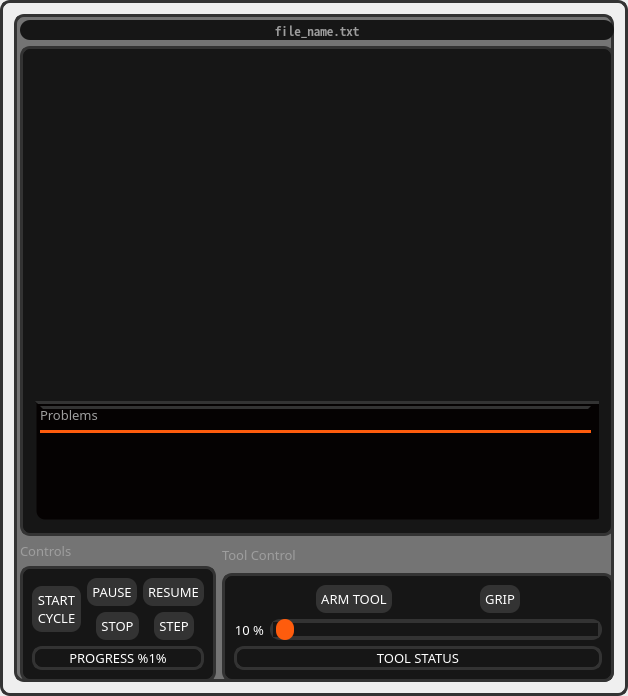
                  <widget class="QFrame" name="frm_gcode_control">
                   <property name="sizePolicy">
                    <sizepolicy hsizetype="Preferred" vsizetype="Preferred">
                     <horstretch>0</horstretch>
                     <verstretch>0</verstretch>
                    </sizepolicy>
                   </property>
                   <property name="styleSheet">
                    <string notr="true">border-radius: 10px;
border: 3px solid #333333;</string>
                   </property>
                   <property name="frameShape">
                    <enum>QFrame::NoFrame</enum>
                   </property>
                   <layout class="QGridLayout" name="gridLayout_14">
                    <item row="0" column="0" rowspan="2" colspan="2">
                     <widget class="QFrame" name="gcode_control_overlay">
                      <property name="acceptDrops">
                       <bool>false</bool>
                      </property>
                      <property name="styleSheet">
                       <string notr="true">background-color: rgba(30, 30, 30, 150);
</string>
                      </property>
                      <property name="frameShape">
                       <enum>QFrame::StyledPanel</enum>
                      </property>
                      <property name="frameShadow">
                       <enum>QFrame::Raised</enum>
                      </property>
                     </widget>
                    </item>
                    <item row="1" column="1">
                     <layout class="QVBoxLayout" name="verticalLayout_40">
                      <item>
                       <layout class="QVBoxLayout" name="verticalLayout_39">
                        <item>
                         <widget class="QLabel" name="lbl_filename">
                          <property name="font">
                           <font>
                            <family>Noto Sans Mono CJK SC</family>
                            <pointsize>10</pointsize>
                            <weight>50</weight>
                            <bold>false</bold>
                           </font>
                          </property>
                          <property name="styleSheet">
                           <string notr="true">border: none;
background-color: #161616;
color: #9E9E9E;
</string>
                          </property>
                          <property name="text">
                           <string>file_name.txt</string>
                          </property>
                          <property name="alignment">
                           <set>Qt::AlignCenter</set>
                          </property>
                         </widget>
                        </item>
                        <item>
                         <widget class="QFrame" name="frame_10">
                          <property name="styleSheet">
                           <string notr="true">background-color: #161616;
border: 3px solid #333333;</string>
                          </property>
                          <property name="frameShape">
                           <enum>QFrame::NoFrame</enum>
                          </property>
                          <layout class="QGridLayout" name="gridLayout_13">
                           <item row="0" column="0">
                            <widget class="QSplitter" name="splitter">
                             <property name="styleSheet">
                              <string notr="true">border-color: none;</string>
                             </property>
                             <property name="orientation">
                              <enum>Qt::Vertical</enum>
                             </property>
                             <widget class="QWidget" name="layoutWidget">
                              <layout class="QVBoxLayout" name="verticalLayout_31">
                               <item>
                                <widget class="QFrame" name="frame_5">
                                 <property name="minimumSize">
                                  <size>
                                   <width>560</width>
                                   <height>340</height>
                                  </size>
                                 </property>
                                 <property name="maximumSize">
                                  <size>
                                   <width>560</width>
                                   <height>440</height>
                                  </size>
                                 </property>
                                 <property name="styleSheet">
                                  <string notr="true">border-left-color: none;
border-right-color: none;
border-top-color: #161616;
border-bottom-color: #161616;
border-radius: 0px;</string>
                                 </property>
                                 <property name="frameShape">
                                  <enum>QFrame::StyledPanel</enum>
                                 </property>
                                 <property name="frameShadow">
                                  <enum>QFrame::Raised</enum>
                                 </property>
                                 <widget class="GCodeEditorWidget" name="list_gcode_edit" native="true">
                                  <property name="geometry">
                                   <rect>
                                    <x>10</x>
                                    <y>-21</y>
                                    <width>545</width>
                                    <height>361</height>
                                   </rect>
                                  </property>
                                  <property name="sizePolicy">
                                   <sizepolicy hsizetype="Preferred" vsizetype="Expanding">
                                    <horstretch>0</horstretch>
                                    <verstretch>0</verstretch>
                                   </sizepolicy>
                                  </property>
                                  <property name="styleSheet">
                                   <string notr="true">background-color: #161616;
border: none;
border-radius: 0px;
padding: 0px;
color: #fff;
</string>
                                  </property>
                                 </widget>
                                </widget>
                               </item>
                               <item>
                                <widget class="QFrame" name="frm_problems">
                                 <property name="minimumSize">
                                  <size>
                                   <width>570</width>
                                   <height>120</height>
                                  </size>
                                 </property>
                                 <property name="styleSheet">
                                  <string notr="true">border: 3px solid #333333;
border-radius: 0px;
background: rgb(5, 2, 2);
border-bottom-left-radius: 10px;
border-bottom-right-radius: 10px;
border-bottom-color: none;
border-right-color: none;
border-left-color: none;</string>
                                 </property>
                                 <property name="frameShape">
                                  <enum>QFrame::StyledPanel</enum>
                                 </property>
                                 <property name="frameShadow">
                                  <enum>QFrame::Raised</enum>
                                 </property>
                                 <widget class="QWidget" name="layoutWidget">
                                  <property name="geometry">
                                   <rect>
                                    <x>5</x>
                                    <y>5</y>
                                    <width>551</width>
                                    <height>111</height>
                                   </rect>
                                  </property>
                                  <layout class="QVBoxLayout" name="verticalLayout_28">
                                   <item>
                                    <widget class="QLabel" name="lbl_problems">
                                     <property name="font">
                                      <font>
                                       <family>JetBrains Mono</family>
                                       <pointsize>10</pointsize>
                                       <weight>50</weight>
                                       <bold>false</bold>
                                      </font>
                                     </property>
                                     <property name="styleSheet">
                                      <string notr="true">border: none;
color: #9E9E9E;
background: none;</string>
                                     </property>
                                     <property name="text">
                                      <string>Problems</string>
                                     </property>
                                    </widget>
                                   </item>
                                   <item>
                                    <widget class="Line" name="line_4">
                                     <property name="styleSheet">
                                      <string notr="true">border: 3px solid #FE5C0D;</string>
                                     </property>
                                     <property name="orientation">
                                      <enum>Qt::Horizontal</enum>
                                     </property>
                                    </widget>
                                   </item>
                                   <item>
                                    <widget class="QListWidget" name="listWidget">
                                     <property name="styleSheet">
                                      <string notr="true">border-top-color: none;</string>
                                     </property>
                                    </widget>
                                   </item>
                                  </layout>
                                 </widget>
                                </widget>
                               </item>
                              </layout>
                             </widget>
                            </widget>
                           </item>
                          </layout>
                         </widget>
                        </item>
                       </layout>
                      </item>
                      <item>
                       <layout class="QHBoxLayout" name="horizontalLayout_38">
                        <item>
                         <layout class="QVBoxLayout" name="verticalLayout_25">
                          <item>
                           <widget class="QLabel" name="lbl_controls">
                            <property name="font">
                             <font>
                              <family>JetBrains Mono</family>
                              <pointsize>10</pointsize>
                              <weight>50</weight>
                              <bold>false</bold>
                             </font>
                            </property>
                            <property name="styleSheet">
                             <string notr="true">border: none;
color: #9E9E9E</string>
                            </property>
                            <property name="text">
                             <string>Controls</string>
                            </property>
                           </widget>
                          </item>
                          <item>
                           <widget class="QFrame" name="frame_6">
                            <property name="sizePolicy">
                             <sizepolicy hsizetype="Preferred" vsizetype="Preferred">
                              <horstretch>0</horstretch>
                              <verstretch>0</verstretch>
                             </sizepolicy>
                            </property>
                            <property name="styleSheet">
                             <string notr="true">border-radius: 10px;
border: 3px solid #333333;
border: 3px solid #333333;
background-color: #161616;</string>
                            </property>
                            <property name="frameShape">
                             <enum>QFrame::NoFrame</enum>
                            </property>
                            <layout class="QGridLayout" name="gridLayout_10">
                             <item row="0" column="0">
                              <layout class="QVBoxLayout" name="verticalLayout_24">
                               <item>
                                <layout class="QHBoxLayout" name="horizontalLayout_35">
                                 <item>
                                  <widget class="QPushButton" name="btn_cycle_start">
                                   <property name="sizePolicy">
                                    <sizepolicy hsizetype="Fixed" vsizetype="Fixed">
                                     <horstretch>0</horstretch>
                                     <verstretch>0</verstretch>
                                    </sizepolicy>
                                   </property>
                                   <property name="font">
                                    <font>
                                     <family>JetBrains Mono</family>
                                     <pointsize>10</pointsize>
                                     <weight>50</weight>
                                     <bold>false</bold>
                                    </font>
                                   </property>
                                   <property name="toolTip">
                                    <string>&lt;html&gt;&lt;head/&gt;&lt;body&gt;&lt;p&gt;&lt;span style=&quot; color:#ffffff;&quot;&gt;Begin executing current file [R]&lt;/span&gt;&lt;/p&gt;&lt;/body&gt;&lt;/html&gt;</string>
                                   </property>
                                   <property name="styleSheet">
                                    <string notr="true">QPushButton {
	background-color: #333333;
	color: #FFFFFF;
	padding: 5px;
	border-radius: 10px;
	border: none;
}</string>
                                   </property>
                                   <property name="text">
                                    <string>START
CYCLE</string>
                                   </property>
                                  </widget>
                                 </item>
                                 <item>
                                  <layout class="QVBoxLayout" name="verticalLayout_23">
                                   <item>
                                    <layout class="QHBoxLayout" name="horizontalLayout_33">
                                     <item>
                                      <widget class="QPushButton" name="btn_cycle_pause">
                                       <property name="sizePolicy">
                                        <sizepolicy hsizetype="Fixed" vsizetype="Fixed">
                                         <horstretch>0</horstretch>
                                         <verstretch>0</verstretch>
                                        </sizepolicy>
                                       </property>
                                       <property name="font">
                                        <font>
                                         <family>JetBrains Mono</family>
                                         <pointsize>10</pointsize>
                                         <weight>50</weight>
                                         <bold>false</bold>
                                        </font>
                                       </property>
                                       <property name="toolTip">
                                        <string>&lt;html&gt;&lt;head/&gt;&lt;body&gt;&lt;p&gt;&lt;span style=&quot; color:#ffffff;&quot;&gt;Pause execution [P]&lt;/span&gt;&lt;/p&gt;&lt;/body&gt;&lt;/html&gt;</string>
                                       </property>
                                       <property name="styleSheet">
                                        <string notr="true">QPushButton {
	background-color: #333333;
	color: #FFFFFF;
	padding: 5px;
	border-radius: 10px;
	border: none;
}</string>
                                       </property>
                                       <property name="text">
                                        <string>PAUSE</string>
                                       </property>
                                      </widget>
                                     </item>
                                     <item>
                                      <widget class="QPushButton" name="btn_cycle_continue">
                                       <property name="sizePolicy">
                                        <sizepolicy hsizetype="Fixed" vsizetype="Fixed">
                                         <horstretch>0</horstretch>
                                         <verstretch>0</verstretch>
                                        </sizepolicy>
                                       </property>
                                       <property name="font">
                                        <font>
                                         <family>JetBrains Mono</family>
                                         <pointsize>10</pointsize>
                                         <weight>50</weight>
                                         <bold>false</bold>
                                        </font>
                                       </property>
                                       <property name="toolTip">
                                        <string>&lt;html&gt;&lt;head/&gt;&lt;body&gt;&lt;p&gt;&lt;span style=&quot; color:#ffffff;&quot;&gt;Resume execution [S]&lt;/span&gt;&lt;/p&gt;&lt;/body&gt;&lt;/html&gt;</string>
                                       </property>
                                       <property name="styleSheet">
                                        <string notr="true">QPushButton {
	background-color: #333333;
	color: #FFFFFF;
	padding: 5px;
	border-radius: 10px;
	border: none;
}</string>
                                       </property>
                                       <property name="text">
                                        <string>RESUME</string>
                                       </property>
                                      </widget>
                                     </item>
                                    </layout>
                                   </item>
                                   <item>
                                    <layout class="QHBoxLayout" name="horizontalLayout_34">
                                     <item>
                                      <widget class="QPushButton" name="btn_cycle_stop">
                                       <property name="sizePolicy">
                                        <sizepolicy hsizetype="Fixed" vsizetype="Fixed">
                                         <horstretch>0</horstretch>
                                         <verstretch>0</verstretch>
                                        </sizepolicy>
                                       </property>
                                       <property name="font">
                                        <font>
                                         <family>JetBrains Mono</family>
                                         <pointsize>10</pointsize>
                                         <weight>50</weight>
                                         <bold>false</bold>
                                        </font>
                                       </property>
                                       <property name="toolTip">
                                        <string>&lt;html&gt;&lt;head/&gt;&lt;body&gt;&lt;p&gt;&lt;span style=&quot; color:#ffffff;&quot;&gt;Stop program execution [ESC]&lt;/span&gt;&lt;/p&gt;&lt;/body&gt;&lt;/html&gt;</string>
                                       </property>
                                       <property name="styleSheet">
                                        <string notr="true">QPushButton {
	background-color: #333333;
	color: #FFFFFF;
	padding: 5px;
	border-radius: 10px;
	border: none;
}</string>
                                       </property>
                                       <property name="text">
                                        <string>STOP</string>
                                       </property>
                                      </widget>
                                     </item>
                                     <item>
                                      <widget class="QPushButton" name="btn_cycle_step">
                                       <property name="sizePolicy">
                                        <sizepolicy hsizetype="Fixed" vsizetype="Fixed">
                                         <horstretch>0</horstretch>
                                         <verstretch>0</verstretch>
                                        </sizepolicy>
                                       </property>
                                       <property name="font">
                                        <font>
                                         <family>JetBrains Mono</family>
                                         <pointsize>10</pointsize>
                                         <weight>50</weight>
                                         <bold>false</bold>
                                        </font>
                                       </property>
                                       <property name="toolTip">
                                        <string>&lt;html&gt;&lt;head/&gt;&lt;body&gt;&lt;p&gt;&lt;span style=&quot; color:#ffffff;&quot;&gt;Execute next line [T]&lt;/span&gt;&lt;/p&gt;&lt;/body&gt;&lt;/html&gt;</string>
                                       </property>
                                       <property name="styleSheet">
                                        <string notr="true">QPushButton {
	background-color: #333333;
	color: #FFFFFF;
	padding: 5px;
	border-radius: 10px;
	border: none;
}</string>
                                       </property>
                                       <property name="text">
                                        <string>STEP</string>
                                       </property>
                                      </widget>
                                     </item>
                                    </layout>
                                   </item>
                                  </layout>
                                 </item>
                                </layout>
                               </item>
                               <item>
                                <widget class="QLabel" name="lbl_progress_percent">
                                 <property name="font">
                                  <font>
                                   <family>JetBrains Mono</family>
                                   <pointsize>10</pointsize>
                                   <weight>50</weight>
                                   <bold>false</bold>
                                  </font>
                                 </property>
                                 <property name="styleSheet">
                                  <string notr="true">border-radius: 10px;
color: #fff;
</string>
                                 </property>
                                 <property name="text">
                                  <string>PROGRESS %1%</string>
                                 </property>
                                 <property name="alignment">
                                  <set>Qt::AlignCenter</set>
                                 </property>
                                </widget>
                               </item>
                              </layout>
                             </item>
                            </layout>
                           </widget>
                          </item>
                         </layout>
                        </item>
                        <item>
                         <layout class="QVBoxLayout" name="verticalLayout_27">
                          <item>
                           <widget class="QLabel" name="lbl_tool_title">
                            <property name="font">
                             <font>
                              <family>JetBrains Mono</family>
                              <pointsize>10</pointsize>
                              <weight>50</weight>
                              <bold>false</bold>
                             </font>
                            </property>
                            <property name="styleSheet">
                             <string notr="true">border: none;
color: #9E9E9E</string>
                            </property>
                            <property name="text">
                             <string>Tool Control</string>
                            </property>
                            <property name="alignment">
                             <set>Qt::AlignLeading|Qt::AlignLeft|Qt::AlignVCenter</set>
                            </property>
                           </widget>
                          </item>
                          <item>
                           <widget class="QFrame" name="frm_tool_control">
                            <property name="sizePolicy">
                             <sizepolicy hsizetype="Preferred" vsizetype="Preferred">
                              <horstretch>0</horstretch>
                              <verstretch>0</verstretch>
                             </sizepolicy>
                            </property>
                            <property name="styleSheet">
                             <string notr="true">border-radius: 10px;
border: 3px solid #333333;
background-color: #161616;</string>
                            </property>
                            <property name="frameShape">
                             <enum>QFrame::NoFrame</enum>
                            </property>
                            <layout class="QGridLayout" name="gridLayout_11">
                             <item row="0" column="0">
                              <layout class="QVBoxLayout" name="verticalLayout_26">
                               <item>
                                <layout class="QHBoxLayout" name="horizontalLayout_36">
                                 <item>
                                  <widget class="QPushButton" name="btn_tool_arm">
                                   <property name="sizePolicy">
                                    <sizepolicy hsizetype="Fixed" vsizetype="Fixed">
                                     <horstretch>0</horstretch>
                                     <verstretch>0</verstretch>
                                    </sizepolicy>
                                   </property>
                                   <property name="font">
                                    <font>
                                     <family>JetBrains Mono</family>
                                     <pointsize>10</pointsize>
                                     <weight>50</weight>
                                     <bold>false</bold>
                                    </font>
                                   </property>
                                   <property name="toolTip">
                                    <string/>
                                   </property>
                                   <property name="styleSheet">
                                    <string notr="true">QPushButton {
	background-color: #333333;
	color: #FFFFFF;
	padding: 5px;
	border-radius: 10px;
	border: none;
}</string>
                                   </property>
                                   <property name="text">
                                    <string>ARM TOOL</string>
                                   </property>
                                  </widget>
                                 </item>
                                 <item>
                                  <widget class="QPushButton" name="btn_tool_action">
                                   <property name="sizePolicy">
                                    <sizepolicy hsizetype="Fixed" vsizetype="Fixed">
                                     <horstretch>0</horstretch>
                                     <verstretch>0</verstretch>
                                    </sizepolicy>
                                   </property>
                                   <property name="font">
                                    <font>
                                     <family>JetBrains Mono</family>
                                     <pointsize>10</pointsize>
                                     <weight>50</weight>
                                     <bold>false</bold>
                                    </font>
                                   </property>
                                   <property name="toolTip">
                                    <string/>
                                   </property>
                                   <property name="styleSheet">
                                    <string notr="true">QPushButton {
	background-color: #333333;
	color: #FFFFFF;
	padding: 5px;
	border-radius: 10px;
	border: none;
}</string>
                                   </property>
                                   <property name="text">
                                    <string>GRIP</string>
                                   </property>
                                  </widget>
                                 </item>
                                </layout>
                               </item>
                               <item>
                                <layout class="QHBoxLayout" name="horizontalLayout_37">
                                 <item>
                                  <widget class="QLabel" name="lbl_tool_power_val">
                                   <property name="font">
                                    <font>
                                     <family>JetBrains Mono</family>
                                     <pointsize>10</pointsize>
                                     <weight>50</weight>
                                     <bold>false</bold>
                                    </font>
                                   </property>
                                   <property name="styleSheet">
                                    <string notr="true">border: none;
color: #fff;
</string>
                                   </property>
                                   <property name="text">
                                    <string>10 %</string>
                                   </property>
                                   <property name="alignment">
                                    <set>Qt::AlignRight|Qt::AlignTrailing|Qt::AlignVCenter</set>
                                   </property>
                                  </widget>
                                 </item>
                                 <item>
                                  <widget class="QSlider" name="sld_tool_power">
                                   <property name="styleSheet">
                                    <string notr="true">QSlider::groove:horizontal {
    background: #FE5C0D;
	border-radius: 10px;
	border: 3px solid #FE5C0D;
}

QSlider::handle:horizontal {
    background: #FE5C0D;
    width: 18px;
    height: 18px;
    margin: -6px 0; 
    border-radius: 9px; 
}

QSlider::handle:horizontal:hover {
	background-color: rgb(254, 81, 13);
    border: 2px solid rgb(254, 174, 13);
}

QSlider::sub-page:horizontal {
    background: #161616;
    height: 8px;
    border-radius: 9px;
}

QSlider::add-page:horizontal {
    background: #161616;
    border: 1px solid #333333;
    height: 8px;
    border-radius: 9px;
}</string>
                                   </property>
                                   <property name="minimum">
                                    <number>10</number>
                                   </property>
                                   <property name="maximum">
                                    <number>100</number>
                                   </property>
                                   <property name="value">
                                    <number>10</number>
                                   </property>
                                   <property name="orientation">
                                    <enum>Qt::Horizontal</enum>
                                   </property>
                                  </widget>
                                 </item>
                                </layout>
                               </item>
                               <item>
                                <widget class="QLabel" name="lbl_tool_status">
                                 <property name="font">
                                  <font>
                                   <family>JetBrains Mono</family>
                                   <pointsize>10</pointsize>
                                   <weight>50</weight>
                                   <bold>false</bold>
                                  </font>
                                 </property>
                                 <property name="styleSheet">
                                  <string notr="true">border-radius: 10px;
color: #fff;
</string>
                                 </property>
                                 <property name="text">
                                  <string>TOOL STATUS</string>
                                 </property>
                                 <property name="alignment">
                                  <set>Qt::AlignCenter</set>
                                 </property>
                                </widget>
                               </item>
                              </layout>
                             </item>
                            </layout>
                           </widget>
                          </item>
                         </layout>
                        </item>
                       </layout>
                      </item>
                     </layout>
                    </item>
                   </layout>
                  </widget>
